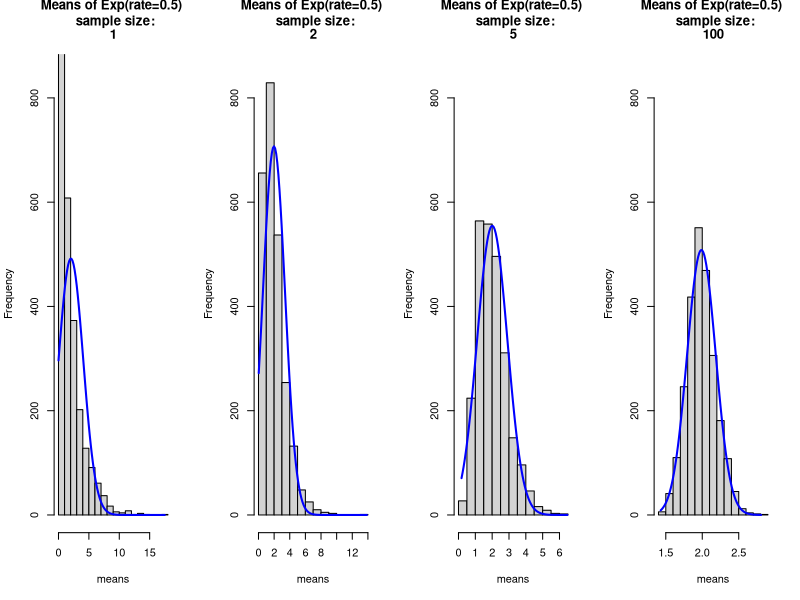

The R script that drew this image:
set.seed(569)
sample_size = c(1,2,5,100) 
n_samples = 2500 
means=c()
std=c()
variance=c()

par(mfrow=c(1,4))
for (i in c(1:4)){
simulated_number_accident = rexp(sample_size[i]*n_samples,rate=0.5)
simulated_matrix = matrix(simulated_number_accident, n_samples)
sample_means = rowMeans(simulated_matrix)
means=c(means,mean(sample_means))
std=c(std,sd(sample_means))
variance=c(variance,sd(sample_means)^2)


main=c("Means of Exp(rate=0.5) \n sample size:\n",sample_size[i])
hist_exp = hist(sample_means,xlab="means",
                main=main,
                ylim=c(0,850))
xfit_exp = seq(min(sample_means),max(sample_means),length=100)
yfit_exp = dnorm(xfit_exp,mean=mean(sample_means),sd=sd(sample_means))
yfit_exp_scaled = yfit_exp*diff( hist_exp$mids[1:2])*length(sample_means)
lines(xfit_exp, yfit_exp_scaled, col="blue", lwd=2)}

for (i in c(1:4)){
cat("\n\n When whe sample size is",sample_size[i],"\n the mean is", means[i],
    "\n the standard deviation is",std[i],"\n the variance is",variance[i])}

















